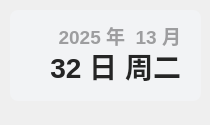
<?xml version="1.0" encoding="UTF-8"?>
<ui version="4.0">
 <class>Theme</class>
 <widget class="QWidget" name="Form">
  <property name="geometry">
   <rect>
    <x>0</x>
    <y>0</y>
    <width>210</width>
    <height>125</height>
   </rect>
  </property>
  <property name="minimumSize">
   <size>
    <width>0</width>
    <height>0</height>
   </size>
  </property>
  <property name="maximumSize">
   <size>
    <width>16777215</width>
    <height>65536</height>
   </size>
  </property>
  <property name="windowTitle">
   <string>时间</string>
  </property>
  <widget class="QLabel" name="date_text">
   <property name="geometry">
    <rect>
     <x>20</x>
     <y>20</y>
     <width>161</width>
     <height>31</height>
    </rect>
   </property>
   <property name="font">
    <font>
     <family>Microsoft YaHei UI</family>
     <pointsize>14</pointsize>
     <weight>75</weight>
     <bold>true</bold>
    </font>
   </property>
   <property name="styleSheet">
    <string notr="true">color: rgba(0, 0, 0, 90);
font-weight: bold;</string>
   </property>
   <property name="text">
    <string>2025 年  13 月</string>
   </property>
   <property name="textFormat">
    <enum>Qt::PlainText</enum>
   </property>
   <property name="alignment">
    <set>Qt::AlignRight|Qt::AlignTrailing|Qt::AlignVCenter</set>
   </property>
  </widget>
  <widget class="QLabel" name="day_text">
   <property name="geometry">
    <rect>
     <x>30</x>
     <y>40</y>
     <width>151</width>
     <height>51</height>
    </rect>
   </property>
   <property name="font">
    <font>
     <family>Microsoft YaHei UI</family>
     <pointsize>21</pointsize>
     <weight>75</weight>
     <bold>true</bold>
    </font>
   </property>
   <property name="styleSheet">
    <string notr="true">border: none;
color: rgba(37, 37, 37, 255);
font-weight: bold</string>
   </property>
   <property name="text">
    <string>32 日 周二</string>
   </property>
   <property name="textFormat">
    <enum>Qt::PlainText</enum>
   </property>
   <property name="alignment">
    <set>Qt::AlignRight|Qt::AlignTrailing|Qt::AlignVCenter</set>
   </property>
  </widget>
  <widget class="QLabel" name="backgnd">
   <property name="geometry">
    <rect>
     <x>10</x>
     <y>10</y>
     <width>191</width>
     <height>91</height>
    </rect>
   </property>
   <property name="styleSheet">
    <string notr="true">background-color: rgba(242, 243, 245, 255);
border-radius: 8px</string>
   </property>
   <property name="text">
    <string/>
   </property>
  </widget>
  <zorder>backgnd</zorder>
  <zorder>date_text</zorder>
  <zorder>day_text</zorder>
 </widget>
 <resources/>
 <connections/>
</ui>
